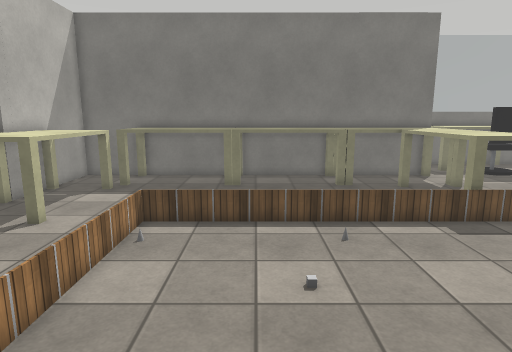
[1] (above)

20 first-person views from a walk through a Webots world. The camera is 0.9 m above the floor, tilts 10° down and sees 75° across. Doors are drawn as open doorways. The floor is counted in squares, 0.25 m on a side. Each view is taken from the middle of a square. On the plan, view 1 faces up. The plan holds only what a view shows up to about 20 squares ahead; the rest is blank. The place goes on beyond the plan. Robots are left out. Simple shapes and patterns stand in for the simulator's stock objects.

[2]
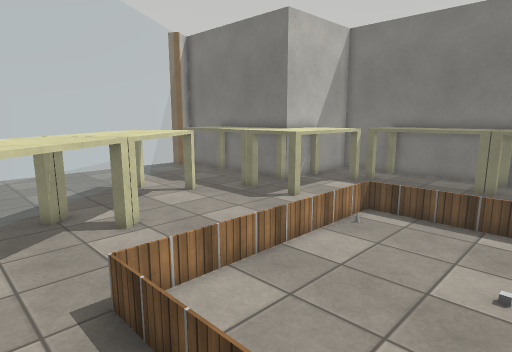

[3]
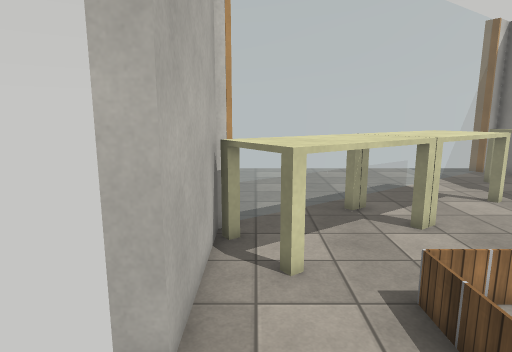

[4]
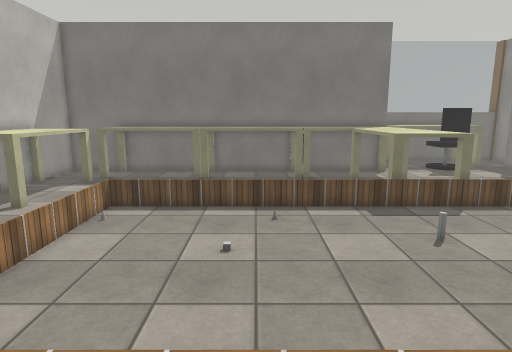

[5]
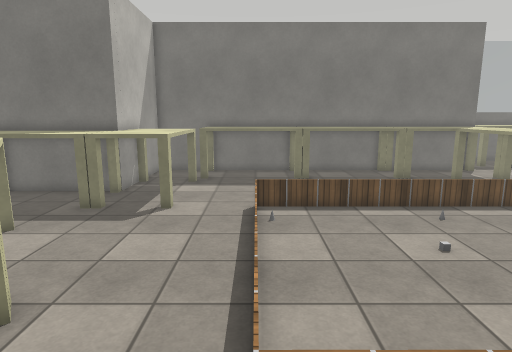

[6]
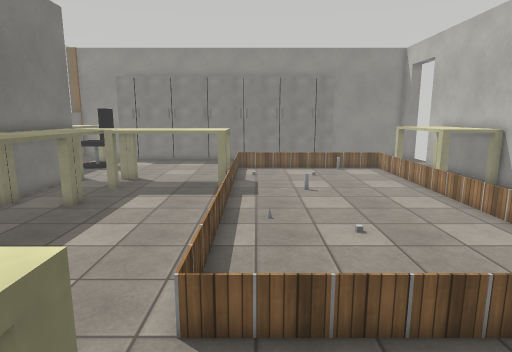

[7]
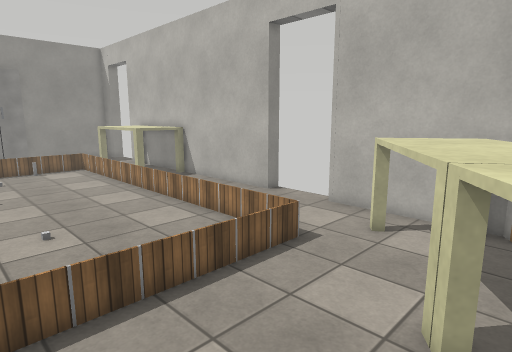

[8]
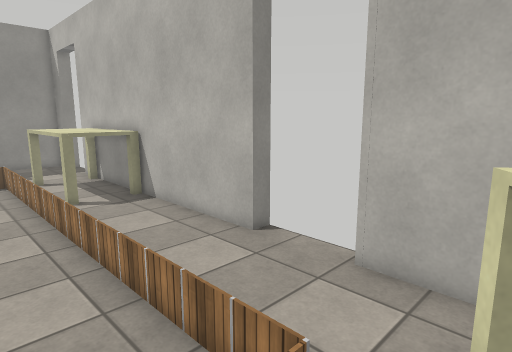

[9]
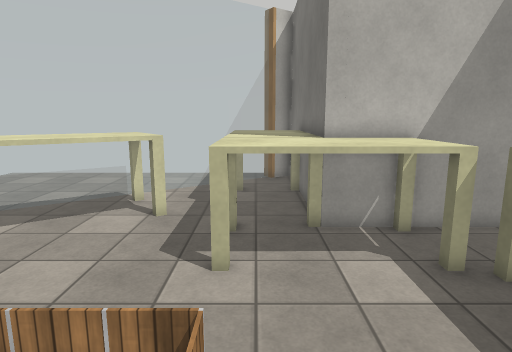

[10]
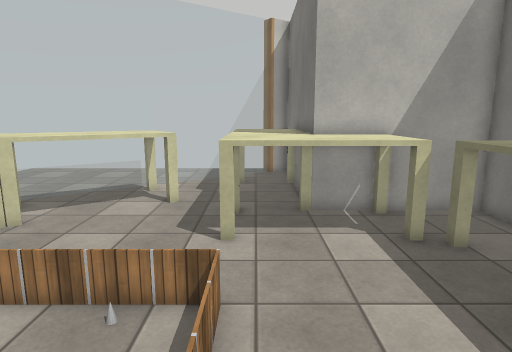

[11]
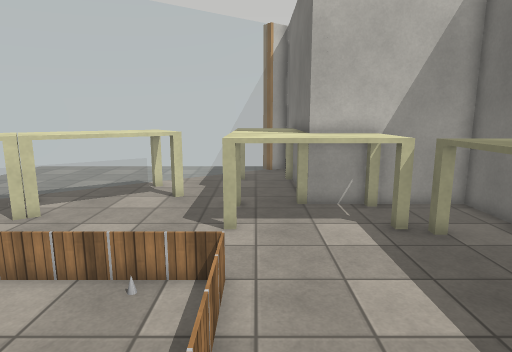

[12]
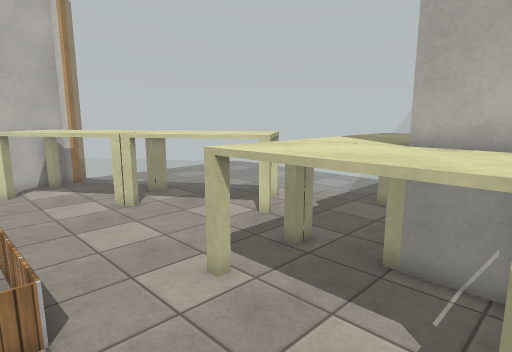

[13]
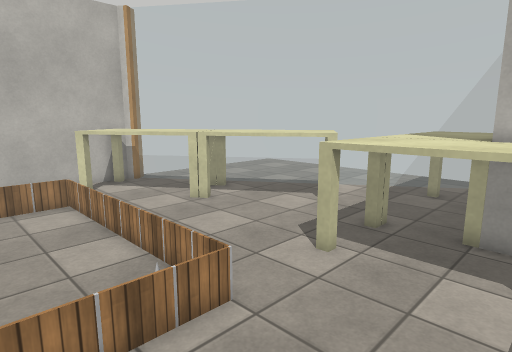

[14]
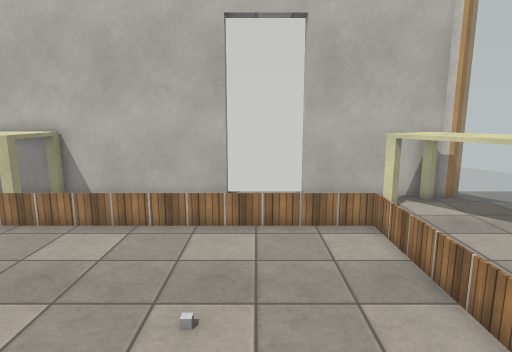

[15]
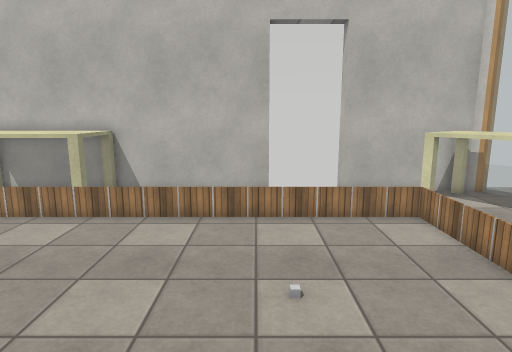

[16]
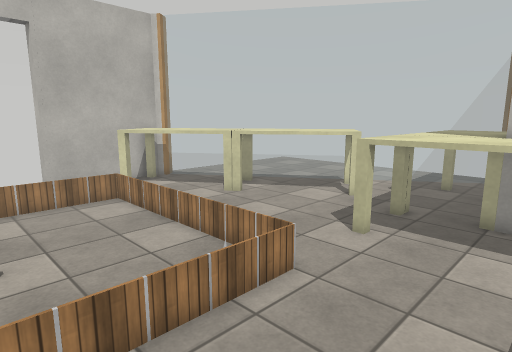

[17]
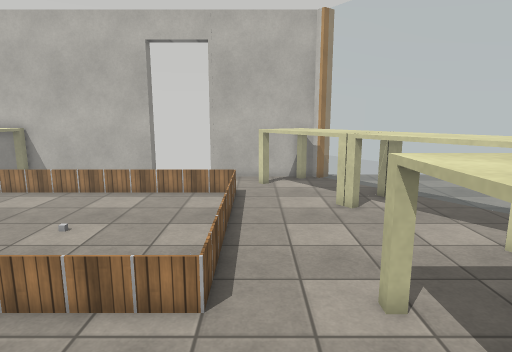

[18]
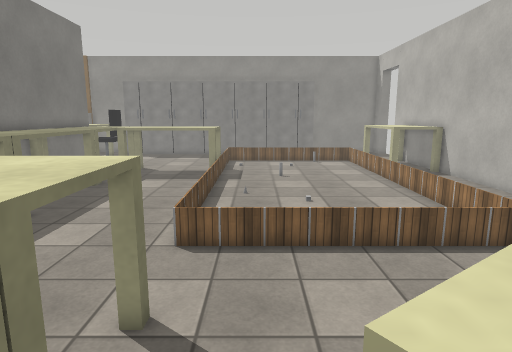

[19]
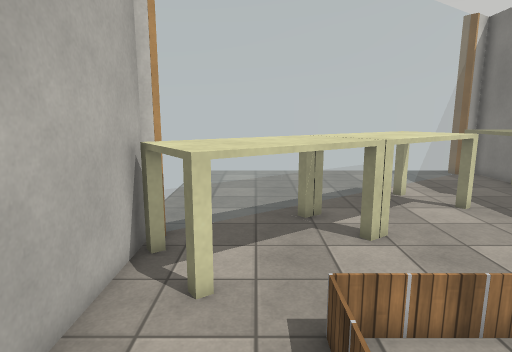

[20]
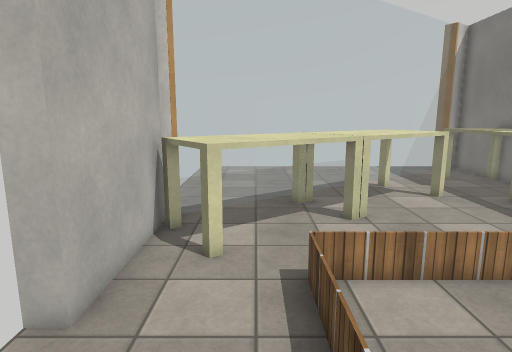

### Floor plan
Key: @ floor where view 1 was taken; # wall or solid block; . floor; D open door; = window, fence, low wall or low ledge; T table; C cone; B grey box; P pipe; O other object.
Columns run from 20 left of view 1 to 11 right of it. Each row starts with its distance up from view 1.
 20          #   TTTTTTTTTTTTTTTTTTT
 19          #...TT TTT  TTTTTTTTT T
 18          #...TTTTTTTTTTTTTTTTTTT
 17          #TTTT..............TTTT
 16          #TTTT..............TTTT
 15          #TTTT..............TTTT
 14 ####TTTTTTTTTT..............TTTT
 13 ##.TTTTTTTTTTT..............TTTT
 12 ==.TTTTTTTTTTT..............TTTT
 11 #=#TTTTTTTTTTT..================
 10  .=.............=......O.......
  9  .==....T.......=C.............
  8  ..=...TTT......=..............
  7  ...=TTTTT......=....B.....PP..
  6  ...==TTTTT.....=..............
  5  ....= TTTTT....=..............
  4  .....=TTTTT....=..............
  3  .....==TTTTT...=..............
  2  ......==TTTTT..=..............
  1  .......=TTTTT..================
  0  ........=TTTTT.....@........TTT
 -1  ........==TTTTT.............TTT
 -2  .........= TTT..............TTT
 -3    ........#######DDDD########TT
 -4           ##     #DDDD#

Positions as (right, up) in squares from view 1, and headings:
1: (0, 0), facing up
2: (2, -1), facing up-left
3: (2, -2), facing left
4: (2, -2), facing up
5: (-4, -2), facing up
6: (-9, 10), facing right
7: (-10, 9), facing down-right
8: (-6, 4), facing down-right
9: (0, 12), facing left
10: (2, 12), facing left
11: (3, 12), facing left
12: (-3, 17), facing down-left
13: (0, 16), facing down-left
14: (0, 12), facing down
15: (2, 13), facing down
16: (2, 16), facing down-left
17: (-5, 17), facing down
18: (-13, 9), facing right
19: (1, 0), facing left
20: (3, 0), facing left
